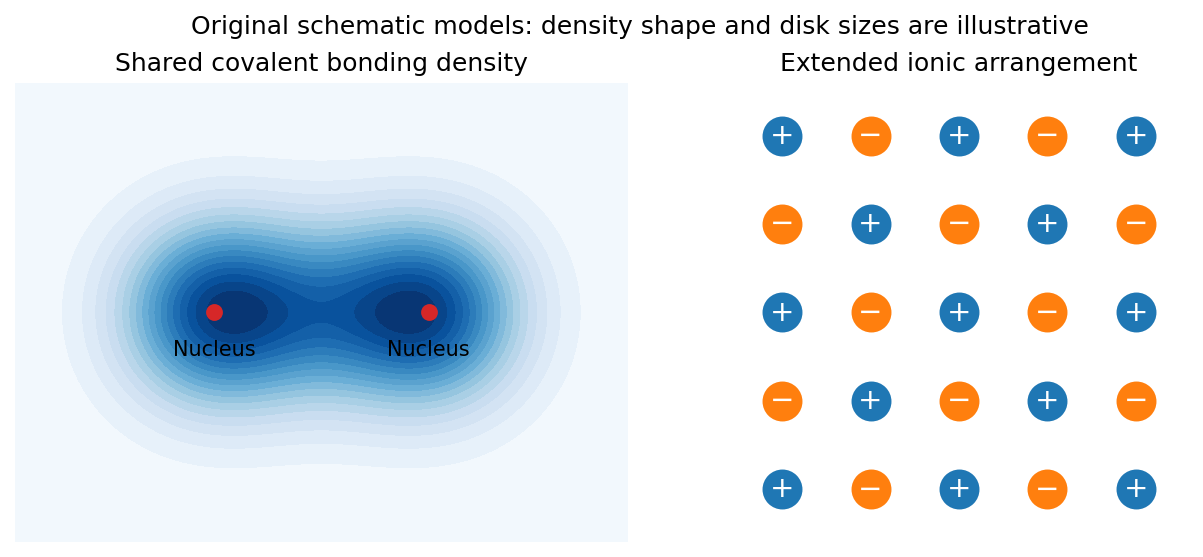

Reproduce this figure in Python.
"""Original explanatory plot; run from the corresponding _media directory."""
from pathlib import Path
import numpy as np
import matplotlib
matplotlib.use("Agg")
import matplotlib.pyplot as plt
from matplotlib.patches import Circle, Patch
plt.rcParams.update({"font.size": 10, "figure.facecolor": "white", "axes.facecolor": "white"})

fig,axs=plt.subplots(1,2,figsize=(8.5,3.6),layout='constrained')
x=np.linspace(-2,2,400);y=np.linspace(-1.5,1.5,300);X,Y=np.meshgrid(x,y)
phiA=np.exp(-((X+.7)**2+Y**2)/.7);phiB=np.exp(-((X-.7)**2+Y**2)/.7);density=(phiA+phiB)**2
axs[0].contourf(X,Y,density,levels=np.linspace(0,density.max(),20),cmap='Blues');axs[0].scatter([-.7,.7],[0,0],c='tab:red',s=50);axs[0].text(-.7,-.28,'Nucleus',ha='center');axs[0].text(.7,-.28,'Nucleus',ha='center');axs[0].set(title='Shared covalent bonding density',xlim=(-2,2),ylim=(-1.5,1.5));axs[0].set_aspect('equal');axs[0].axis('off')
for i in range(5):
 for j in range(5):
  pos=(i+j)%2==0;axs[1].scatter(i,j,s=330,color='tab:blue' if pos else 'tab:orange');axs[1].text(i,j,'+' if pos else '−',ha='center',va='center',color='white',fontsize=14)
axs[1].set(title='Extended ionic arrangement',xlim=(-.6,4.6),ylim=(-.6,4.6));axs[1].set_aspect('equal');axs[1].axis('off')
fig.suptitle('Original schematic models: density shape and disk sizes are illustrative')

fig.savefig(Path.cwd()/Path(__file__).with_suffix(".png").name, dpi=150, facecolor="white", bbox_inches="tight")
plt.close(fig)
